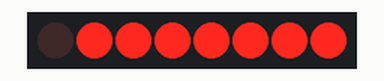
Bench run of a program on a simulated ATmega8, built with avr-gcc and emulated at 8 MHz. On the bench: 8 shift-register outputs drawn as a row of LEDs (first output left, lit = HIGH). Wiring (inferred from the names in the program): shift register (74HC595): data PB2; shift clock PB4. Wiring (inferred from the signals the program sends): row of LEDs: on Q0, Q1, Q2, Q3, Q4, Q5, Q6, Q7.

Above: at 0.15 s.
At 1.65 s:
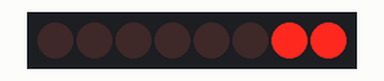
At 3.4 s:
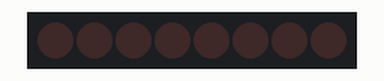
At 5.85 s:
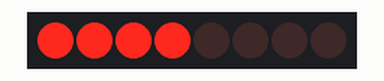
At 8.2 s:
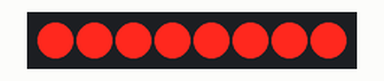
At 11.55 s:
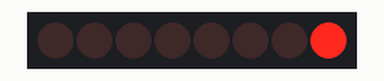
Timing chart, 0 to 12.5 s (numbered marks = the images above):
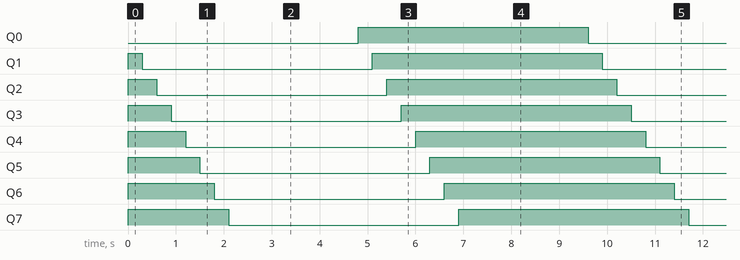

The program:

AVR-HC595.c
```c
/*
 * AVR_HC595.c
 *
 * Created: 27.07.2019 0:21:56
 *  Author: Maxim
 */

#define F_CPU 8000000UL
#include <avr/io.h>
#include <util/delay.h>
#include "74hc595.h"

int main(void)
{
	ShiftRegisterInit();
    while(1)
    {
        for(int i = 0; i < 2; i++){
		  for (int b = 0; b < 8; b++)
		  {
			  ShiftDigitalWrite(b, HIGH, i);
			  _delay_ms(300);
		  }
		}
		for(int i = 0; i < 2; i++){
		  for (int b = 0; b < 8; b++)
		  {
			 ShiftDigitalWrite(b, LOW, i);
			 _delay_ms(300);
		  }
		}
    }
}
```

74hc595.c
```c
#include <avr/io.h>
#include "74hc595.h"

//Buffer
char ShiftPORT[HC595_COUNT] = {0};

/*
  Init SPI and I/O pins
*/
void ShiftRegisterInit()
{
	DATA_DDR |= (1 << DATA);
	SCK_DDR |= (1 << SCK);
	LATCH_DDR |= (1 << LATCH);

	DATA_PORT &= ~(1 << DATA);
	SCK_PORT &= ~(1 << SCK);
	LATCH_PORT &= ~(1 << LATCH);
#if (USE_HARDWARE_SPI == 1)
	SPCR = ((1 << SPE) | (1 << MSTR)); //SPI config for Atmega8 if you have problems with hardware SPI change this or use soft SPI
#endif
}

void strobLatch()
{
	LATCH_PORT |= (1 << LATCH);
	LATCH_PORT &= ~(1 << LATCH);
}
/*
  Send data to Shift register
*/
void ShiftRegisterSend()
{
#if (USE_HARDWARE_SPI == 1)
	for (unsigned int byte = 0; byte < sizeof(ShiftPORT); byte++)
	{
		SPDR = ShiftPORT[byte];
		while (!(SPSR & (1 << SPIF)))
			;
	}
#else

#if (BYTE_ORDER == 1)
	for (unsigned int byte = sizeof(ShiftPORT); byte > 0; byte--)
	{
#else
	for (unsigned int byte = 1; byte <= sizeof(ShiftPORT); byte++)
	{
#endif

		unsigned char data = ShiftPORT[byte - 1];
		for (unsigned int bit = 0; bit < 8; bit++)
		{
			if (data & 0x80)
			{
				DATA_PORT |= (1 << DATA);
			}
			else
			{
				DATA_PORT &= ~(1 << DATA);
			}
			SCK_PORT |= (1 << SCK);
			SCK_PORT &= ~(1 << SCK);
			data <<= 1;
		}
	}
#endif
}
/*
  Set one pin of the shift register
  Use example:
    ShiftDigitalWrite(4, HIGH, 2);
    This example set pin 4 of №3 shift register to HIGH level (numbering from 0)
*/
void ShiftDigitalWrite(int pin, int lvl, int number)
{
	if (lvl)
	{
		ShiftPORT[number] |= (1 << pin);
	}
	else
	{
		ShiftPORT[number] &= ~(1 << pin);
	}
	ShiftRegisterSend();
}
/*
   Write byte to shift register
   Use example:
   ShiftDigitalWritePort(0xFF, 1);
   This example ses all pins of №2 shift register to HIGH level (numbering from 0)
*/
void ShiftDigitalWritePort(int port, int number)
{
	ShiftPORT[number] = port;
	ShiftRegisterSend();
}

/*
 Get actual byte from shift register
 Use example:
  ShiftDigitalGetPort(1);
  This example return actual byte from shift register №2 (numbering from 0)
*/
char ShiftDigitalGetPort(int number)
{
	return ShiftPORT[number];
}
```

74hc595.h
```c
#ifndef SHIFTREG_H
#define SHIFTREG_H
 void ShiftRegisterInit();
 void ShiftRegisterSend(void);
 void ShiftDigitalWrite(int pin, int lvl, int number);
 void ShiftDigitalWritePort(int port, int number);
 char ShiftDigitalGetPort(int number);
 void strobLatch();
 /*
   USE_HARDWARE_SPI 1 - Hardware SPI
   USE_HARDWARE_SPI 0 - Soft SPI
 */
 #define USE_HARDWARE_SPI 0

 #define DATA 2 //DS Pin
 #define SCK 4 //SH_CP (SLK) Pin
 #define LATCH 3 //ST_CP (LATCH) Pin

 #define DATA_DDR DDRB //DS DDR
 #define SCK_DDR DDRB //SH_CP (SLK) DDR
 #define LATCH_DDR DDRB //ST_CP (LATCH) DDR

 #define DATA_PORT PORTB //DS PORT
 #define SCK_PORT PORTB //SH_CP (SLK) PORT
 #define LATCH_PORT PORTB //ST_CP (LATCH) PORT


 #define BYTE_ORDER 1

 //Count of connected shift register
 #define HC595_COUNT 2

 #define HIGH 1
 #define LOW 0

#endif //SHIFTREG_H
```

Measured:
- by itself, Q0: alternates HIGH for 4.8 s and LOW for 4.8 s
- by itself, Q1–7: repeats every 9.6 s: LOW 4.8 s, HIGH 4.8 s
- by itself, everything shown: repeats every 9.6 s, in 16 steps
